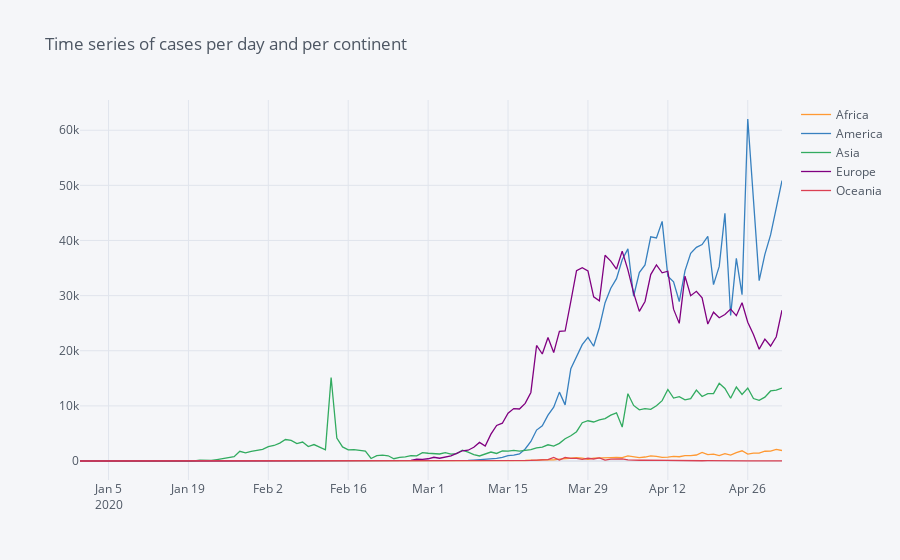

Source (notebook cell):
### Code cell
# time series per day
covid_C_cases.iplot(title = 'Time series of cases per day and per continent')
